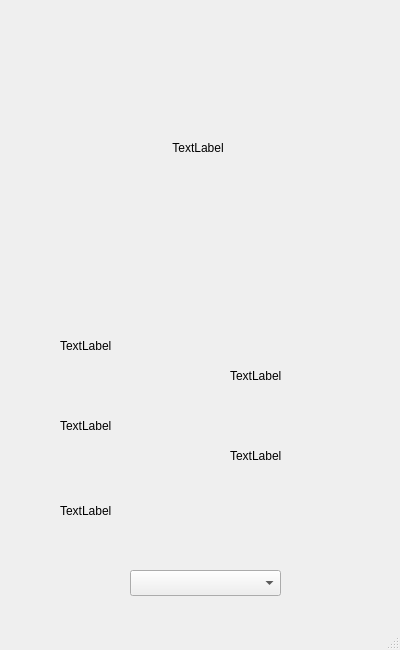
<?xml version="1.0" encoding="UTF-8"?>
<ui version="4.0">
 <class>MainWindow</class>
 <widget class="QMainWindow" name="MainWindow">
  <property name="geometry">
   <rect>
    <x>0</x>
    <y>0</y>
    <width>400</width>
    <height>650</height>
   </rect>
  </property>
  <property name="minimumSize">
   <size>
    <width>400</width>
    <height>650</height>
   </size>
  </property>
  <property name="maximumSize">
   <size>
    <width>400</width>
    <height>650</height>
   </size>
  </property>
  <property name="windowTitle">
   <string>MainWindow</string>
  </property>
  <property name="iconSize">
   <size>
    <width>32</width>
    <height>32</height>
   </size>
  </property>
  <widget class="QWidget" name="centralwidget">
   <widget class="QLabel" name="villager_image">
    <property name="geometry">
     <rect>
      <x>70</x>
      <y>20</y>
      <width>256</width>
      <height>256</height>
     </rect>
    </property>
    <property name="minimumSize">
     <size>
      <width>256</width>
      <height>256</height>
     </size>
    </property>
    <property name="maximumSize">
     <size>
      <width>256</width>
      <height>256</height>
     </size>
    </property>
    <property name="text">
     <string>TextLabel</string>
    </property>
    <property name="alignment">
     <set>Qt::AlignCenter</set>
    </property>
    <property name="wordWrap">
     <bool>true</bool>
    </property>
    <property name="openExternalLinks">
     <bool>true</bool>
    </property>
   </widget>
   <widget class="QComboBox" name="name_menue">
    <property name="geometry">
     <rect>
      <x>130</x>
      <y>570</y>
      <width>151</width>
      <height>26</height>
     </rect>
    </property>
   </widget>
   <widget class="QLabel" name="name_label">
    <property name="geometry">
     <rect>
      <x>60</x>
      <y>330</y>
      <width>121</width>
      <height>31</height>
     </rect>
    </property>
    <property name="text">
     <string>TextLabel</string>
    </property>
    <property name="wordWrap">
     <bool>true</bool>
    </property>
   </widget>
   <widget class="QLabel" name="gender_label">
    <property name="geometry">
     <rect>
      <x>60</x>
      <y>410</y>
      <width>121</width>
      <height>31</height>
     </rect>
    </property>
    <property name="text">
     <string>TextLabel</string>
    </property>
    <property name="wordWrap">
     <bool>true</bool>
    </property>
   </widget>
   <widget class="QLabel" name="personality_label">
    <property name="geometry">
     <rect>
      <x>60</x>
      <y>490</y>
      <width>121</width>
      <height>41</height>
     </rect>
    </property>
    <property name="text">
     <string>TextLabel</string>
    </property>
    <property name="wordWrap">
     <bool>true</bool>
    </property>
   </widget>
   <widget class="QLabel" name="hobby_label">
    <property name="geometry">
     <rect>
      <x>230</x>
      <y>360</y>
      <width>121</width>
      <height>31</height>
     </rect>
    </property>
    <property name="text">
     <string>TextLabel</string>
    </property>
    <property name="wordWrap">
     <bool>true</bool>
    </property>
   </widget>
   <widget class="QLabel" name="birthday_label">
    <property name="geometry">
     <rect>
      <x>230</x>
      <y>440</y>
      <width>121</width>
      <height>31</height>
     </rect>
    </property>
    <property name="text">
     <string>TextLabel</string>
    </property>
    <property name="wordWrap">
     <bool>true</bool>
    </property>
   </widget>
  </widget>
  <widget class="QMenuBar" name="menubar">
   <property name="geometry">
    <rect>
     <x>0</x>
     <y>0</y>
     <width>400</width>
     <height>24</height>
    </rect>
   </property>
  </widget>
  <widget class="QStatusBar" name="statusbar"/>
 </widget>
 <resources/>
 <connections/>
</ui>
